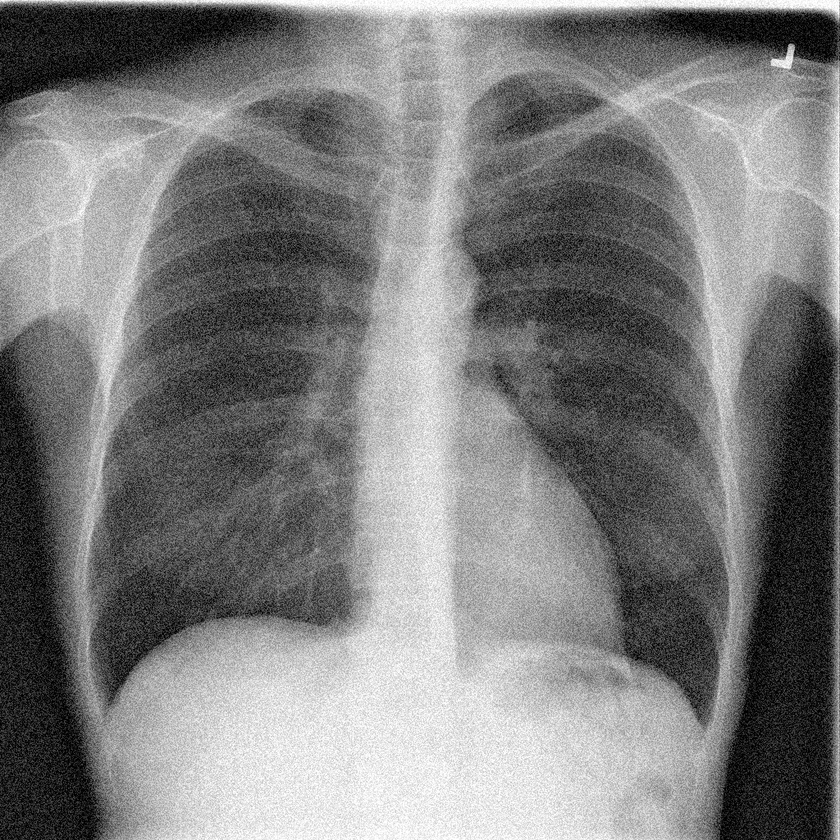
#> input picture PyIP32_Convolution_Equalization/input/xray_noisy.png, 840 x 840 px, shrunk from 1024 x 1024 before the run
$ python median-filter.py
#> lines starting #> are read from the running program, lines starting #| are printed output that depends on the picture
# Use median filter to reduce noise in images.

import numpy as np
import cv2

image1=cv2.imread("input/xray_noisy.png", cv2.IMREAD_GRAYSCALE)
#> image1 is the input picture: shape (840, 840); min 0, max 255, mean 125.7
image2=cv2.imread("input/board_noisy.png", cv2.IMREAD_GRAYSCALE)
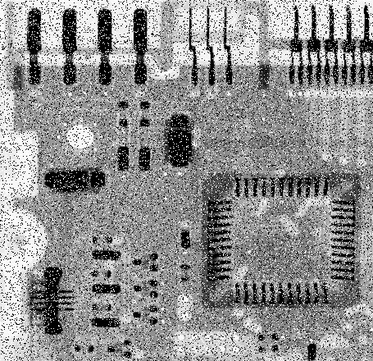
#> input picture PyIP32_Convolution_Equalization/input/board_noisy.png, 373 x 361 px, shrunk from 455 x 440 before the run
#> image2 is the input picture: shape (361, 373); min 0, max 255, mean 144.3
image3=cv2.imread("input/image_noisy.png", cv2.IMREAD_GRAYSCALE)
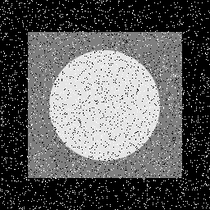
#> input picture PyIP32_Convolution_Equalization/input/image_noisy.png, 210 x 210 px, shrunk from 256 x 256 before the run
#> image3 is the input picture: shape (210, 210); min 0, max 255, mean 92.7
image4=cv2.imread("input/spaces_balloons_noisy.jpg")
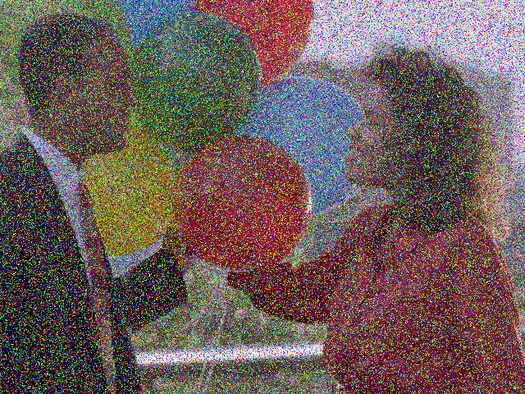
#> input picture PyIP32_Convolution_Equalization/input/spaces_balloons_noisy.jpg, 525 x 394 px, shrunk from 640 x 480 before the run
#> image4 is the input picture: shape (394, 525, 3); mean B, G, R 90.4, 92.7, 109.2
image5=cv2.imread("input/spaces_Medianfilter.jpg", cv2.IMREAD_GRAYSCALE)
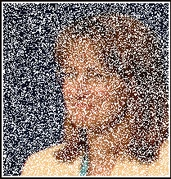
#> input picture PyIP32_Convolution_Equalization/input/spaces_Medianfilter.jpg, 171 x 179 px, shrunk from 209 x 218 before the run
#> image5: shape (179, 171); min 0, max 255, mean 121.9
image6=cv2.imread("input/spaces.jpg", cv2.IMREAD_GRAYSCALE)
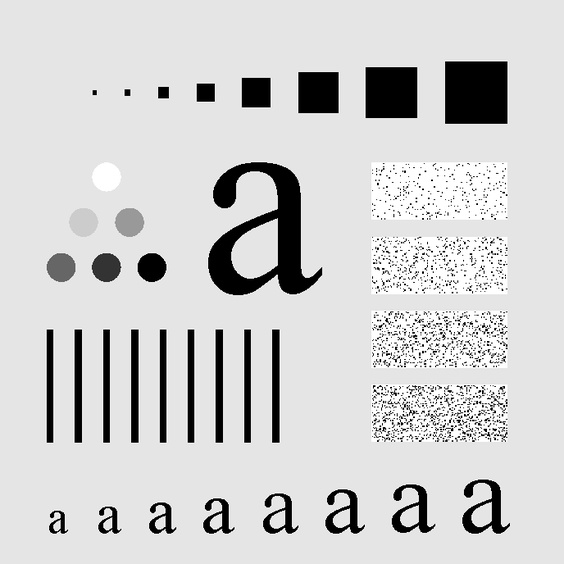
#> input picture PyIP32_Convolution_Equalization/input/spaces.jpg, 564 x 564 px, shrunk from 688 x 688 before the run
#> image6 is the input picture: shape (564, 564); min 0, max 255, mean 207.2

result1=cv2.medianBlur(image1, 3)
result1_1=cv2.medianBlur(result1, 3)
result2=cv2.medianBlur(image2, 3)
result2_1=cv2.medianBlur(result2, 3)
result3=cv2.medianBlur(image3, 3)
result3_1=cv2.medianBlur(result3, 3)
result4=cv2.medianBlur(image4, 3)
result4_2=cv2.medianBlur(cv2.medianBlur(result4, 3), 3)
result5_2=cv2.medianBlur(cv2.medianBlur(image5, 3), 3)
result5_4=cv2.medianBlur(cv2.medianBlur(result5_2, 3), 3)
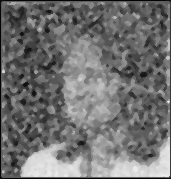
#> result5_4: shape (179, 171); min 1, max 238, mean 113.4
result6=cv2.medianBlur(image6, 3)
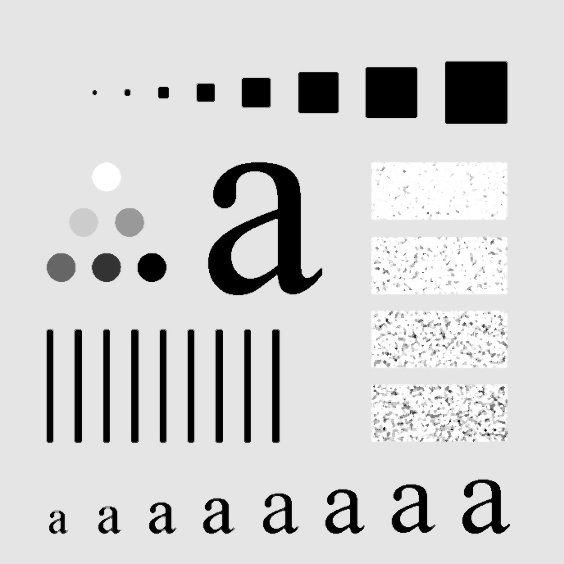
#> result6: shape (564, 564); min 0, max 255, mean 208.8

# cv2.imshow("r5", result5_4)
# cv2.imshow("r6", result6)
# cv2.waitKey()

cv2.imwrite("output/xray.jpg", result1_1)
cv2.imwrite("output/board.jpg", result2_1)
cv2.imwrite("output/image.jpg", result3_1)
cv2.imwrite("output/baloon.jpg", result4_2)
cv2.imwrite("output/lady.jpg", result5_4)
cv2.imwrite("output/character.jpg", result6)
